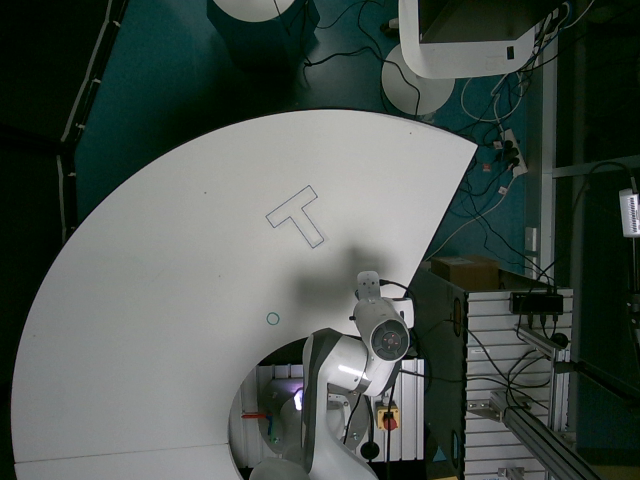
#> input picture rs_imle_policy/evaluation/target_mask.png, 640 x 480 px
$ python eval.py
#> lines starting #> are read from the running program, lines starting #| are printed output that depends on the picture; after the words box and inside, x2 and y2 are one past the last pixel; in counts of white or black regions, pixels touching at a corner belong together
#> in load_image_as_mask, image is the input picture: PIL image 640x480 RGB; mean R, G, B 74.1, 83.4, 77.6
#> in load_image_as_mask, `image = image.crop(crop_box)`:
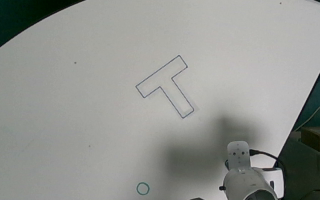
#> image: PIL image 320x200 RGB; mean R, G, B 147.1, 148.9, 144.9
#> in get_t_mask, `hsv_img = cv2.cvtColor(img, cv2.COLOR_RGB2HSV)`: hsv_img: shape (200, 320, 3); mean H, S, V 38.6, 18.7, 149.3
#> the loop in get_t_mask, `for c in range(len(hsv_ranges)):` made 3 passes
#> pass 2, in get_t_mask, `mask &= (low_bound <= hsv_img[..., c]) & (hsv_img[..., c] <= high_bound)`:
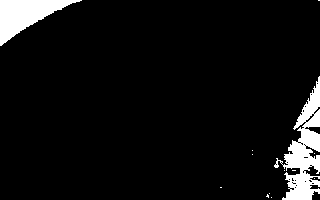
#> mask: shape (200, 320) bool; 6.5% white; 13 white regions (11 under 20 px), largest, box (x1, y1, x2, y2) and area: (274, 76, 320, 200) 2435, (0, 0, 82, 46) 1695
import numpy as np
from PIL import Image
import cv2
import matplotlib.pyplot as plt


# Function to calculate IoU and coverage
def get_mask_metrics(target_mask, mask):
    total = np.sum(target_mask)
#> total = 0
    i = np.sum(target_mask & mask)
#> i = 0
    u = np.sum(target_mask | mask)
#> u = 0
    iou = i / u
#> iou = nan
    coverage = i / total
#> coverage = nan
    result = {"iou": iou, "coverage": coverage}
#> result = {'iou': nan, 'coverage': nan}
    return result


# Function to load and crop image as a binary mask, with optional red masking
def load_image_as_mask(file_path, crop_box=None, threshold=128, mask_red=False):
    """
    Loads an image from file, applies cropping if specified, converts it to grayscale,
    and optionally applies a mask for red regions.

    Parameters:
    - file_path: str, path to the image file.
    - crop_box: tuple, (left, upper, right, lower) crop coordinates.
    - threshold: int, threshold for binary mask creation.
    - mask_red: bool, if True applies red region masking.

    Returns:
    - mask: numpy array, binary mask.
    - image: PIL Image, grayscale (and cropped) image.
    """
    # Open and optionally crop the image
    image = Image.open(file_path).convert("RGB")
    if crop_box:
        image = image.crop(crop_box)
    image_np = np.array(image)

    # Apply red masking if specified
    if mask_red:
        mask = get_t_mask(image_np)  # Mask for red regions
    else:
        # Convert to grayscale and apply binary threshold
        gray_image = Image.fromarray(cv2.cvtColor(image_np, cv2.COLOR_RGB2GRAY))
        mask = np.array(gray_image) > threshold

    return mask, image  # Return both the binary mask and processed image


# Function to generate a mask for red regions in the image
def get_t_mask(img, hsv_ranges=None):
    if hsv_ranges is None:
        hsv_ranges = [
            [0, 255],  # Hue range
            [85, 255],  # Saturation range
            [82, 255],  # Value range
        ]
    hsv_img = cv2.cvtColor(img, cv2.COLOR_RGB2HSV)
    mask = np.ones(img.shape[:2], dtype=bool)
    for c in range(len(hsv_ranges)):
        low_bound, high_bound = hsv_ranges[c]
        mask &= (low_bound <= hsv_img[..., c]) & (hsv_img[..., c] <= high_bound)
    return mask


# Example usage
target_mask_path = "target_mask.png"
predicted_mask_path = "target_mask.png"

# Define crop box (left, upper, right, lower) as desired
crop_box = (130, 130, 450, 330)

# Load and crop masks and grayscale images, applying red masking
target_mask, target_image = load_image_as_mask(
    target_mask_path, crop_box=crop_box, mask_red=True
)
predicted_mask, predicted_image = load_image_as_mask(
    predicted_mask_path, crop_box=crop_box, mask_red=True
)

# Compute metrics
metrics = get_mask_metrics(target_mask, predicted_mask)
#> metrics = {'iou': nan, 'coverage': nan}
print("IoU:", metrics["iou"])
#| IoU: nan
print("Coverage:", metrics["coverage"])
#| Coverage: nan

# Visualize in a 2x2 grid
fig, axes = plt.subplots(2, 2, figsize=(10, 10))

# Display the cropped RGB target image
axes[0, 0].imshow(target_image)
axes[0, 0].set_title("Target Image (Cropped RGB)")
axes[0, 0].axis("off")

# Display the cropped RGB predicted image
axes[0, 1].imshow(predicted_image)
axes[0, 1].set_title("Predicted Image (Cropped RGB)")
axes[0, 1].axis("off")

# Display the binary target mask for red regions
axes[1, 0].imshow(target_mask, cmap="gray")
axes[1, 0].set_title("Target Mask (Red Mask)")
axes[1, 0].axis("off")

# Display the binary predicted mask for red regions
axes[1, 1].imshow(predicted_mask, cmap="gray")
axes[1, 1].set_title("Predicted Mask (Red Mask)")
axes[1, 1].axis("off")

plt.tight_layout()
plt.show()
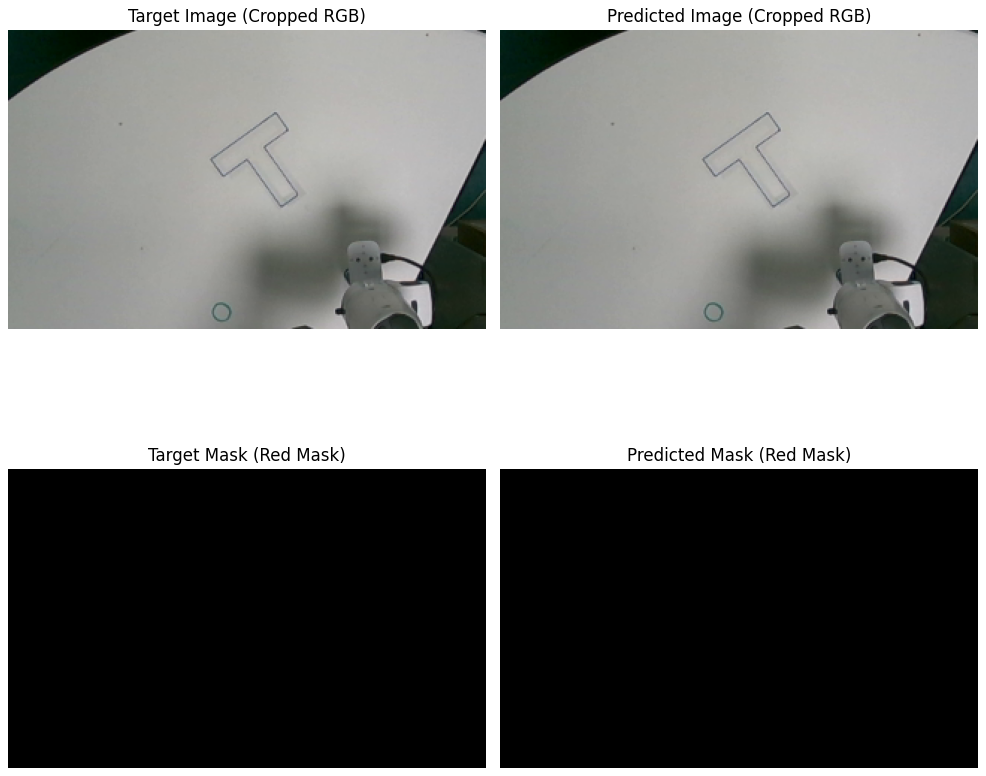
#> figure drawn by matplotlib, 4 panels
